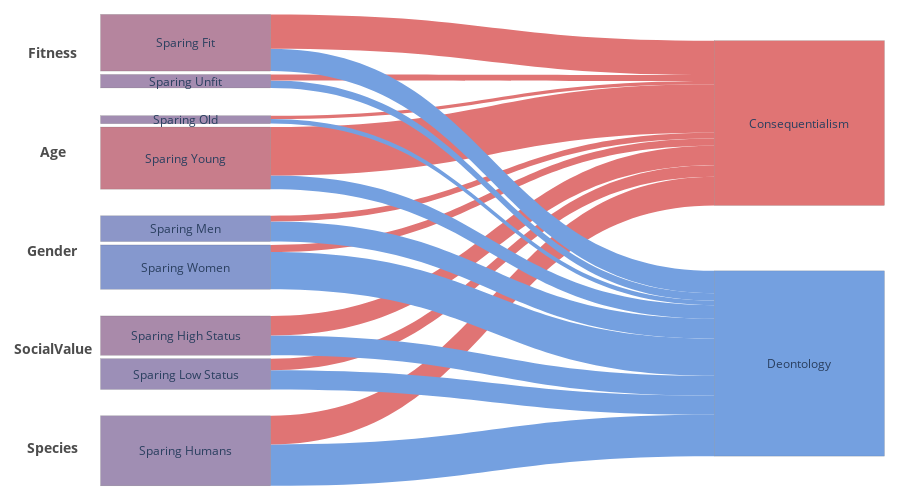

The notebook cell this image was saved under:
### Code cell
cat_df = get_catdf(model_dfs['gpt-4o-mini-2024-07-18'], num1num2='==')
fig = make_sankey(cat_df)
# fig.write_image("sankey_v2.svg")     # needs `pip install kaleido`
fig

### Figure 1 — Plotly figure (JSON) as saved in the notebook; plotly's stock layout.template omitted (floating-point values rounded to 4 significant figures)
{"data": [{"arrangement": "fixed", "link": {"color": ["#74A0E0", "#E07474", "#74A0E0", "#E07474", "#74A0E0", "#E07474", "#74A0E0", "#E07474", "#74A0E0", "#E07474", "#74A0E0", "#E07474", "#74A0E0", "#E07474", "#74A0E0", "#E07474", "#74A0E0", "#E07474"], "source": [0, 0, 1, 1, 2, 2, 3, 3, 4, 4, 5, 5, 6, 6, 7, 7, 8, 8], "target": [9, 10, 9, 10, 9, 10, 9, 10, 9, 10, 9, 10, 9, 10, 9, 10, 9, 10], "value": [0.5909, 0.4091, 0.2727, 0.1658, 0.2834, 0.2781, 0.5306, 0.102, 0.2857, 0.08163, 0.1935, 0.6935, 0.06452, 0.04839, 0.1064, 0.08511, 0.3191, 0.4894]}, "node": {"color": ["#a08eb3", "#9c8fb7", "#a98aaa", "#8598ce", "#8c96c8", "#c87d8b", "#a28db1", "#a48cb0", "#b5859e", "#74A0E0", "#E07474"], "line": {"color": "rgba(0,0,0,0.25)", "width": 0.5}, "pad": 15, "thickness": 170, "x": [0.001, 0.001, 0.001, 0.001, 0.001, 0.001, 0.001, 0.001, 0.001, 0.999, 0.999], "y": [0.9272, 0.7639, 0.6821, 0.5364, 0.4546, 0.3045, 0.2227, 0.1409, 0.05905, 0.7414, 0.2299]}, "type": "sankey"}], "layout": {"annotations": [{"font": {"size": 12}, "showarrow": false, "text": "Sparing Humans", "x": 0.001, "xanchor": "center", "y": 0.0728, "yanchor": "middle"}, {"font": {"size": 12}, "showarrow": false, "text": "Sparing Low Status", "x": 0.001, "xanchor": "center", "y": 0.2361, "yanchor": "middle"}, {"font": {"size": 12}, "showarrow": false, "text": "Sparing High Status", "x": 0.001, "xanchor": "center", "y": 0.3179, "yanchor": "middle"}, {"font": {"size": 12}, "showarrow": false, "text": "Sparing Women", "x": 0.001, "xanchor": "center", "y": 0.4636, "yanchor": "middle"}, {"font": {"size": 12}, "showarrow": false, "text": "Sparing Men", "x": 0.001, "xanchor": "center", "y": 0.5454, "yanchor": "middle"}, {"font": {"size": 12}, "showarrow": false, "text": "Sparing Young", "x": 0.001, "xanchor": "center", "y": 0.6955, "yanchor": "middle"}, {"font": {"size": 12}, "showarrow": false, "text": "Sparing Old", "x": 0.001, "xanchor": "center", "y": 0.7773, "yanchor": "middle"}, {"font": {"size": 12}, "showarrow": false, "text": "Sparing Unfit", "x": 0.001, "xanchor": "center", "y": 0.8591, "yanchor": "middle"}, {"font": {"size": 12}, "showarrow": false, "text": "Sparing Fit", "x": 0.001, "xanchor": "center", "y": 0.9409, "yanchor": "middle"}, {"font": {"size": 12}, "showarrow": false, "text": "Deontology", "x": 0.999, "xanchor": "center", "y": 0.2586, "yanchor": "middle"}, {"font": {"size": 12}, "showarrow": false, "text": "Consequentialism", "x": 0.999, "xanchor": "center", "y": 0.7701, "yanchor": "middle"}, {"font": {"color": "rgba(0,0,0,0.7)", "size": 14}, "showarrow": false, "text": "<b>Species</b>", "x": -0.215, "xanchor": "center", "y": 0.08, "yanchor": "middle"}, {"font": {"color": "rgba(0,0,0,0.7)", "size": 14}, "showarrow": false, "text": "<b>SocialValue</b>", "x": -0.215, "xanchor": "center", "y": 0.29, "yanchor": "middle"}, {"font": {"color": "rgba(0,0,0,0.7)", "size": 14}, "showarrow": false, "text": "<b>Gender</b>", "x": -0.215, "xanchor": "center", "y": 0.5, "yanchor": "middle"}, {"font": {"color": "rgba(0,0,0,0.7)", "size": 14}, "showarrow": false, "text": "<b>Age</b>", "x": -0.215, "xanchor": "center", "y": 0.71, "yanchor": "middle"}, {"font": {"color": "rgba(0,0,0,0.7)", "size": 14}, "showarrow": false, "text": "<b>Fitness</b>", "x": -0.215, "xanchor": "center", "y": 0.92, "yanchor": "middle"}], "font": {"size": 12}, "height": 500, "margin": {"b": 15, "l": 185, "r": 100, "t": 15}, "width": 900}}
